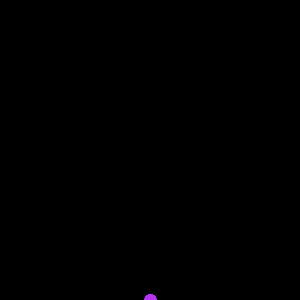
Frame 1 (no input)
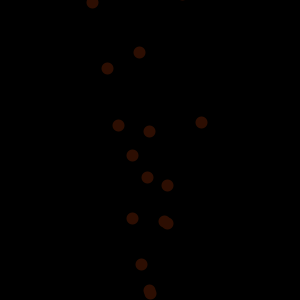
Frame 60 (the mouse pressed at the canvas centre just before this capture)
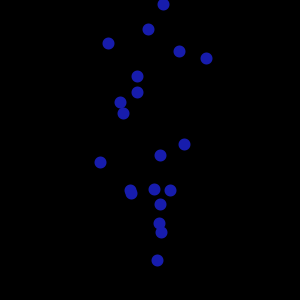
Frame 120 (the mouse held since frame 60 and released just before this capture)

The Processing sketch that drew these frames (run headless with seeded random() and noise(); from frame 60 on, the mouse is pressed at the canvas centre):

// Processing sketch: processing_48772
// ── processing_48772.pde

int NUM = 40;
PVector[] pos;
PVector[] vel;

int[] ttl;

void setup() {
    size(300,300);
    frameRate(25);

    pos = new PVector[NUM];
    vel = new PVector[NUM];
    ttl = new int[NUM];
    for( int i = 0; i < NUM; i++) {
        pos[i] = new PVector(0,0);
        if (i < NUM/2) {
            vel[i] = new PVector(random(-2,2), random(-10,-5));
            ttl[i] = int(random(50,100));
        } else {
            vel[i] = new PVector(0,0);
            ttl[i] = int(random(0,50));
        }
    }
}

void draw() {
    background(0);
    stroke(random(250),random(250),random(250));
    strokeWeight(12);

    for( int i = 0; i < NUM; i++) {
        point( pos[i].x + width/2, pos[i].y + height );
    }

    for( int i = 0; i < NUM; i++) {
        pos[i].add( vel[i] );
        ttl[i]--;
        if (ttl[i] < 0) {
            vel[i] = new PVector(random(-2,2), random(-10,-5));
            pos[i] = new PVector(0,0);
            ttl[i] = int(random(50,100));
        }
    }
}
